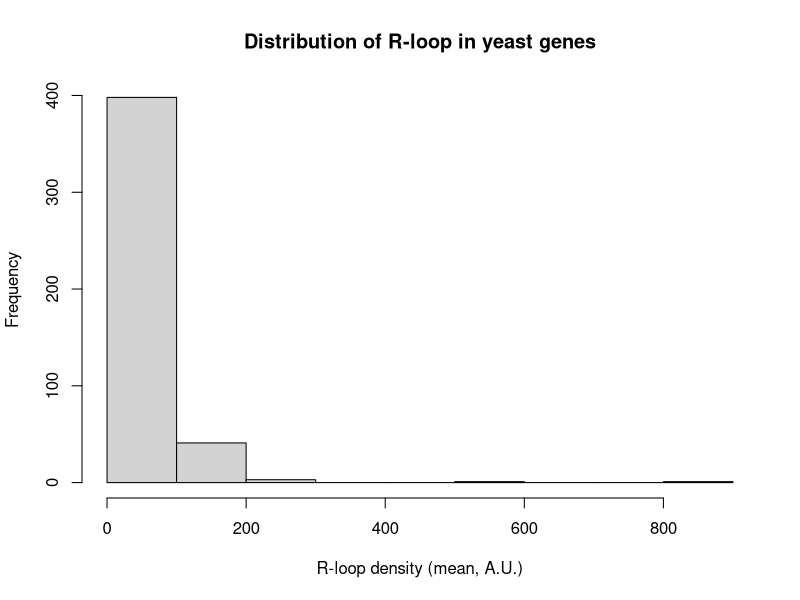
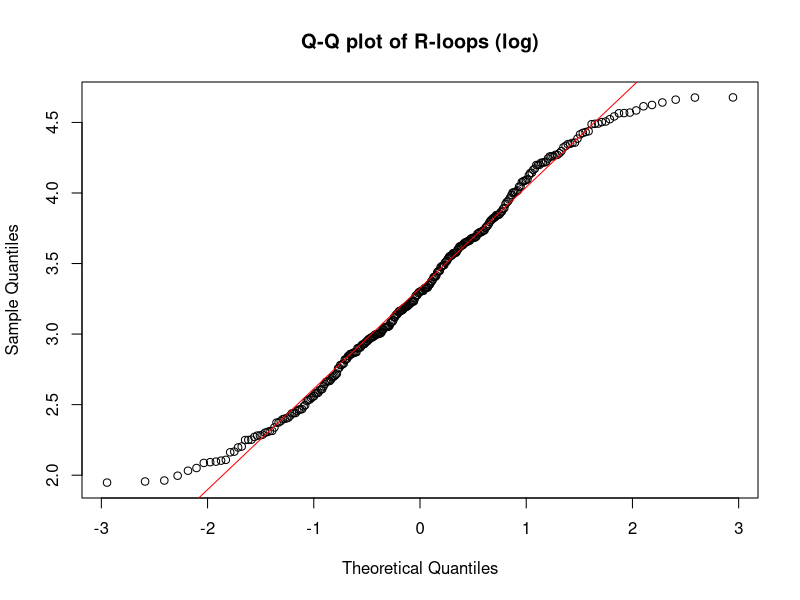
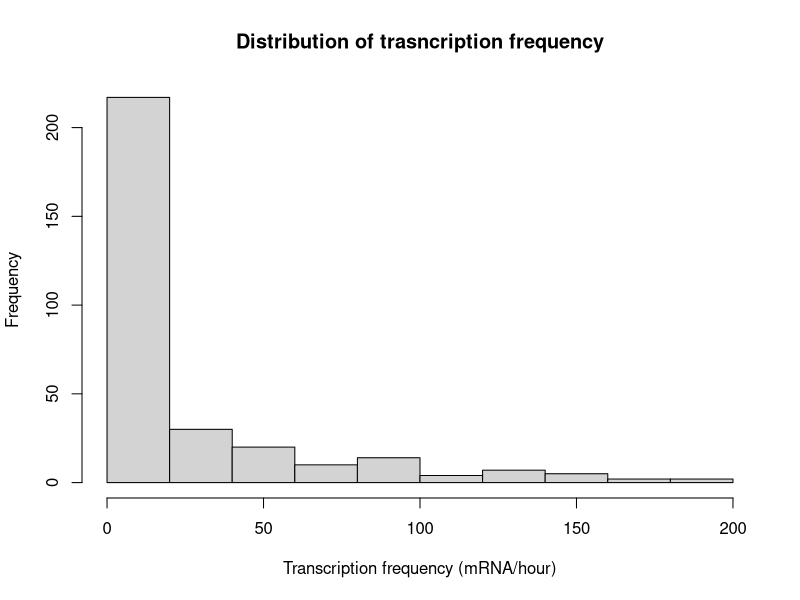
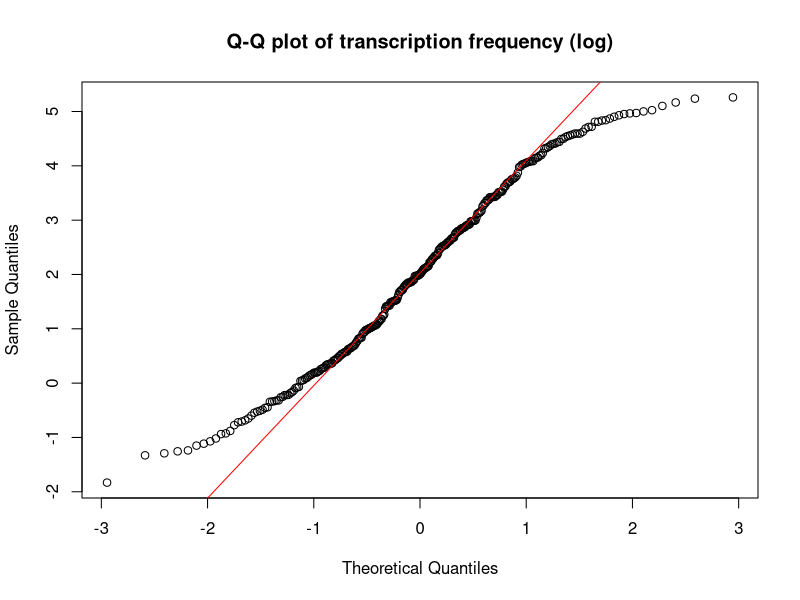
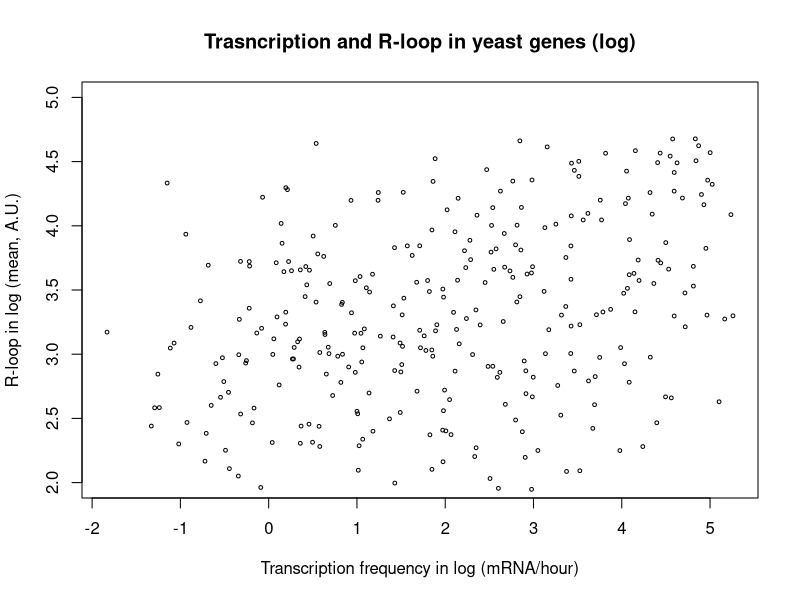
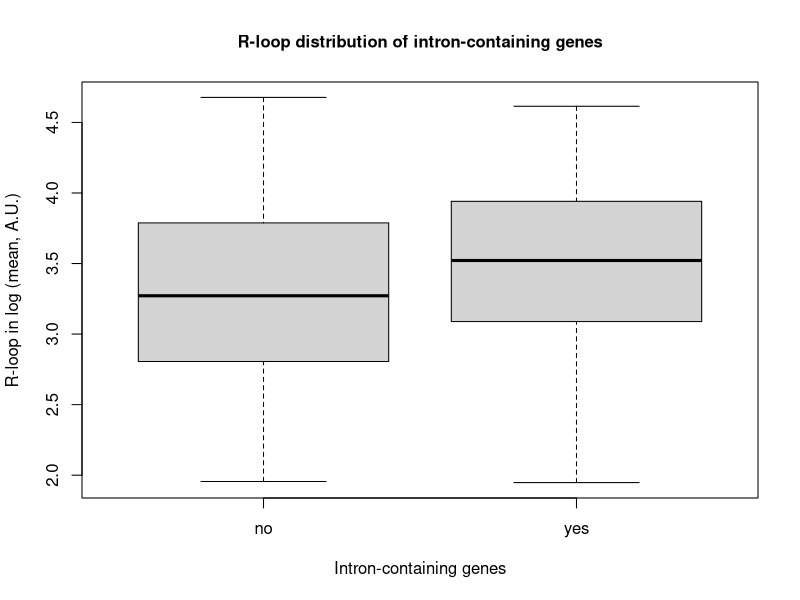
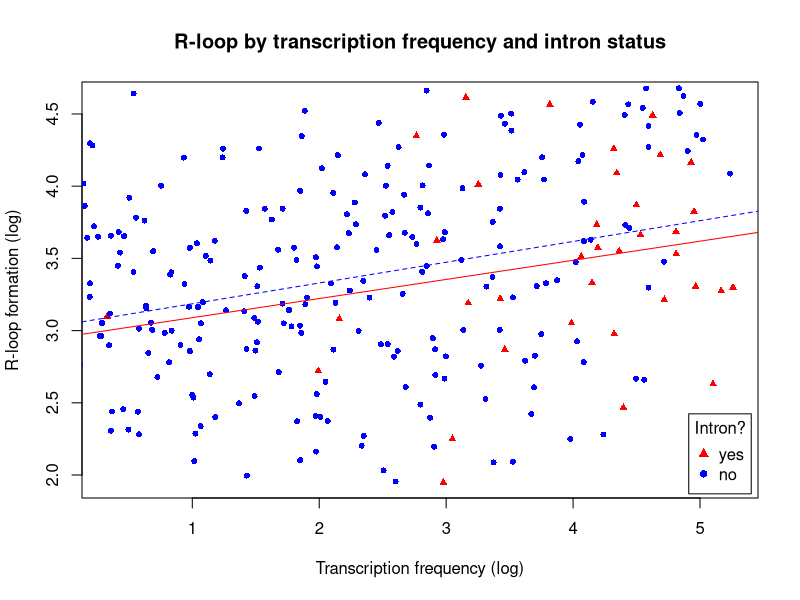

These figures' R source, in order:
# Set directory
setwd("/Users/GaryKao/Desktop/Coursera_R programming/SDS 328M/Project")
# Read the raw file
dnarna <- read.csv("Data for project1.csv")

## Response variable (DNA RNA hybrid density) ##
# Check normality of response variable
hist(dnarna$DNA.RNA.hybrid.density..mean..A.U.., main = "Distribution of R-loop in yeast genes", xlab = "R-loop density (mean, A.U.)")
fivenum(dnarna$DNA.RNA.hybrid.density..mean..A.U..)
# Remove outliers based on fivenum() result and the rows with no values
dnarnaclean <- dnarna[dnarna$DNA.RNA.hybrid.density..mean..A.U.. > 6.96 & dnarna$DNA.RNA.hybrid.density..mean..A.U.. <108.63 & dnarna$Transcription.frequency..mRNA.hour. != "n.d.",]
# Log transformation of response variable
dnarnaclean$log <- log(dnarnaclean$DNA.RNA.hybrid.density..mean..A.U..)
# Check normality of log response variable
qqnorm(dnarnaclean$log, main = "Q-Q plot of R-loops (log)")
qqline(dnarnaclean$log, col = "red")

## 1st explanatory variable (transcription frequency) ##
# Change transcription column from factor to numeric value
dnarnaclean$Transcription.frequency..mRNA.hour. <- as.numeric(as.character(dnarnaclean$Transcription.frequency..mRNA.hour.))
# Check normality of transcription frequency (1st explanatory variable)
hist(dnarnaclean$Transcription.frequency..mRNA.hour., main = "Distribution of trasncription frequency", xlab = "Transcription frequency (mRNA/hour)")
# Log transformation of transcription frequency
dnarnaclean$logT <- log(dnarnaclean$Transcription.frequency..mRNA.hour.)
# Check normality of log transcription frequency
qqnorm(dnarnaclean$logT, main = "Q-Q plot of transcription frequency (log)")
qqline(dnarnaclean$logT, col = "red")

# Check distribution between log transcription frequency and log response variable
plot(dnarnaclean$logT, dnarnaclean$log, main = "Trasncription and R-loop in yeast genes (log)", xlab = "Transcription frequency in log (mRNA/hour)", ylab = "R-loop in log (mean, A.U.)", ylim = c(2, 5), cex = .5)

## 2nd explanatory variable (intron-containing genes) ##
table(dnarnaclean$Intron.containing.gene.)
boxplot(dnarnaclean$log ~ dnarnaclean$Intron.containing.gene., main = "R-loop distribution of intron-containing genes", cex.main=1, xlab = "Intron-containing genes", ylab = "R-loop in log (mean, A.U.)")
fivenum(dnarnaclean$log[dnarnaclean$Intron.containing.gene. =="no"])
fivenum(dnarnaclean$log[dnarnaclean$Intron.containing.gene. =="yes"])

## Interaction between two explanatory variables and response variable
intronyes <- dnarnaclean[dnarnaclean$Intron.containing.gene. == "yes",]
intronno <- dnarnaclean[dnarnaclean$Intron.containing.gene. == "no",]
plot(intronyes$logT, intronyes$log, pch=17, col='red', cex=0.8, main = "R-loop by transcription frequency and intron status", xlab = "Transcription frequency (log)", ylab = "R-loop formation (log)")
points(intronno$logT, intronno$log, pch=16, col="blue", cex=0.8)
abline(lm(log ~ logT, data=intronyes), col="red")
abline(lm(log ~ logT, data=intronno), col="blue", lty = 2)
legend("bottomright", title = "Intron?", c("yes", "no"), col=c("red", "blue"), pch = c(17, 16), inset = 0.01)
